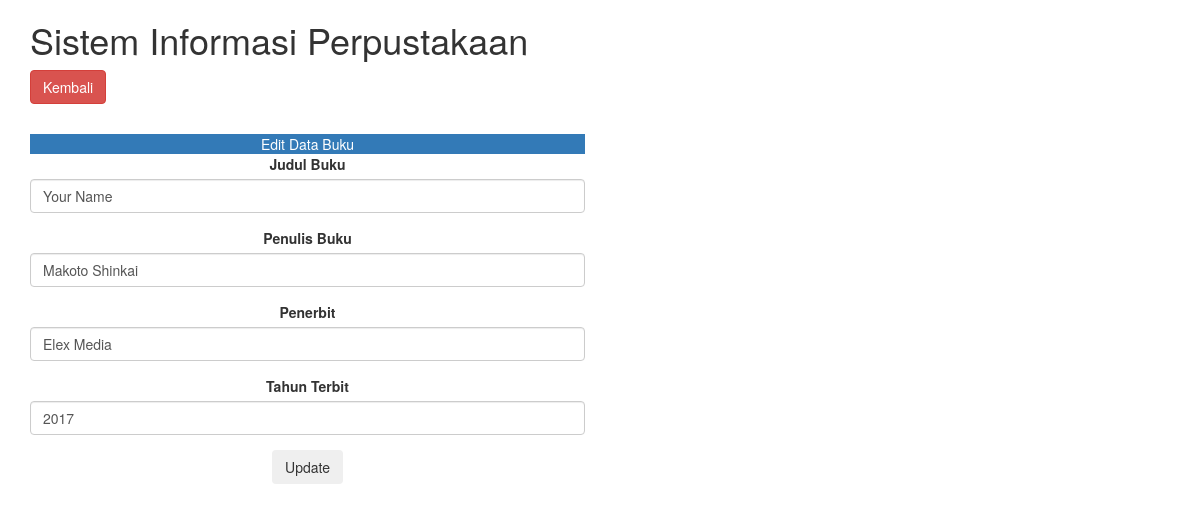
The app's page /FormBuku.php?id_buku=1 with its own data.
### tables this page shows
CREATE TABLE `buku` (
  `id_buku` int(11) NOT NULL,
  `judul_buku` varchar(500) NOT NULL,
  `penulis` varchar(500) NOT NULL,
  `penerbit` varchar(250) NOT NULL,
  `tahun_terbit` int(11) NOT NULL
);

### Model.php (called while the page is built, shortened)
<?php
    class Model
    {
        public function getBukuById($id)
        {
            $sql = "SELECT * FROM buku WHERE id_buku = '$id'";
            $result = mysqli_query($GLOBALS['koneksi'], $sql);
            return $result;
        }
    }
?>

### FormBuku.php (the view, shortened to what this page needs)
<?php
	require "Model.php";
	if (isset($_GET['id_buku'])) {
		$id = $_GET['id_buku'];
		$buku = new Model();
		$result = $buku->getBukuById($id);
		$row = mysqli_fetch_all($result, MYSQLI_ASSOC);
	}
?>
<html>
	<head>
        <link rel="stylesheet" href="https://maxcdn.bootstrapcdn.com/bootstrap/3.4.1/css/bootstrap.min.css">
    </head>
	<body>
		<div class="container">
			<div class="row">
				<div class="col-md-12 py-3">
					<h1>Sistem Informasi Perpustakaan</h1>
					<a class="btn btn-danger my-2" href="Buku.php"><i class="fa fa-arrow-left"></i> Kembali</a>
					<p>&nbsp;</p>
					<div class="row">
						<div class="col-md-6 text-center">
							<div class="card">
								<div class="card-header bg-primary text-white">
									<?php
										if (isset($_GET['id_buku'])) {
											echo "Edit Data Buku";
										} else {
											echo "Tambah Data Buku";
										}
									?>
								</div>
								<div class="card-body">
									<form action="" method="post">
										<div class="form-group">
											<label for="judul_buku">Judul Buku</label>
											<input type="text" class="form-control" name="judul_buku" id="judul_buku" <?php echo (isset($_GET['id_buku'])) ?  "value = '" . $row[0]["judul_buku"] . "'" : "value = '' "; ?> placeholder="Masukkan Judul Buku" required>
										</div>
										<div class="form-group">
											<label for="penulis">Penulis Buku</label>
											<input type="text" class="form-control" name="penulis" id="penulis" <?php echo (isset($_GET['id_buku']) ) ?  "value = '" . $row[0]["penulis"] . "'" : "value = '' "; ?> placeholder="Masukkan Penulis Buku" required>
										</div>
										<div class="form-group">
											<label for="penerbit">Penerbit</label>
											<input class="form-control" name="penerbit" id="penerbit" <?php echo (isset($_GET['id_buku']) ) ?  "value = '" . $row[0]["penerbit"] . "'" : "value = '' "; ?> placeholder="Masukkan Penerbit Buku" required>
										</div>
										<div class="form-group">
											<label for="tahun_terbit">Tahun Terbit</label>
											<input type="number" class="form-control" name="tahun_terbit" id="tahun_terbit" <?php echo (isset($_GET['id_buku'])) ?  "value = '" . $row[0]["tahun_terbit"] . "'" : "value = '' "; ?> placeholder="Tanggal Terakhir Bayar" required>
										</div>
										<?php
										if (isset($_GET['id_buku'])) {
											echo " <button type=\"submit\" name=\"update\" class=\"btn btn-secondary my-2\">Update</button>";
										} else {
											echo " <button type=\"submit\" name=\"submit\" class=\"btn btn-primary my-2\">Tambah</button>";
										}
										?>
									</form>
								</div>
							</div>
						</div>
					</div>
				</div>
			</div>
		</div>
	</body>
</html>

### records on screen
buku: judul_buku "Your Name", penulis "Makoto Shinkai", penerbit "Elex Media", tahun_terbit "2017"
